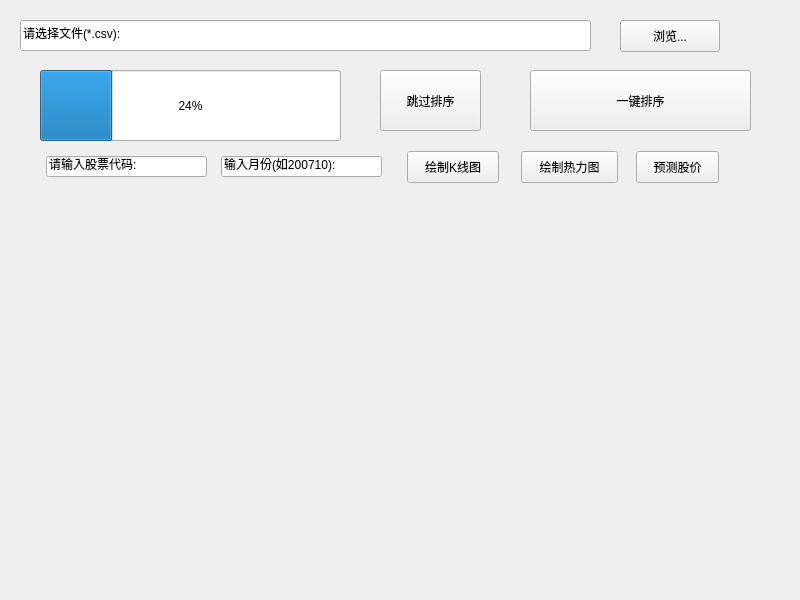
<?xml version="1.0" encoding="UTF-8"?>
<ui version="4.0">
 <class>MainWindow</class>
 <widget class="QMainWindow" name="MainWindow">
  <property name="geometry">
   <rect>
    <x>0</x>
    <y>0</y>
    <width>800</width>
    <height>600</height>
   </rect>
  </property>
  <property name="windowTitle">
   <string>Qt股票分析工具</string>
  </property>
  <property name="styleSheet">
   <string notr="true">MainWindow {
	background-color: rgb(255, 255, 255);
}</string>
  </property>
  <widget class="QWidget" name="centralwidget">
   <widget class="QLineEdit" name="inputPathLine">
    <property name="geometry">
     <rect>
      <x>20</x>
      <y>20</y>
      <width>571</width>
      <height>31</height>
     </rect>
    </property>
    <property name="text">
     <string>请选择文件(*.csv):</string>
    </property>
   </widget>
   <widget class="QPushButton" name="browseButton">
    <property name="geometry">
     <rect>
      <x>620</x>
      <y>20</y>
      <width>100</width>
      <height>32</height>
     </rect>
    </property>
    <property name="text">
     <string>浏览...</string>
    </property>
   </widget>
   <widget class="QPushButton" name="sortButton">
    <property name="geometry">
     <rect>
      <x>530</x>
      <y>70</y>
      <width>221</width>
      <height>61</height>
     </rect>
    </property>
    <property name="text">
     <string>一键排序</string>
    </property>
   </widget>
   <widget class="QProgressBar" name="progressBar">
    <property name="geometry">
     <rect>
      <x>40</x>
      <y>70</y>
      <width>301</width>
      <height>71</height>
     </rect>
    </property>
    <property name="styleSheet">
     <string notr="true"/>
    </property>
    <property name="value">
     <number>24</number>
    </property>
   </widget>
   <widget class="QLineEdit" name="codeLine">
    <property name="geometry">
     <rect>
      <x>46</x>
      <y>156</y>
      <width>161</width>
      <height>21</height>
     </rect>
    </property>
    <property name="text">
     <string>请输入股票代码:</string>
    </property>
   </widget>
   <widget class="QLineEdit" name="timeLine">
    <property name="geometry">
     <rect>
      <x>221</x>
      <y>156</y>
      <width>161</width>
      <height>21</height>
     </rect>
    </property>
    <property name="text">
     <string>输入月份(如200710):</string>
    </property>
   </widget>
   <widget class="QPushButton" name="heatButton">
    <property name="geometry">
     <rect>
      <x>521</x>
      <y>151</y>
      <width>97</width>
      <height>32</height>
     </rect>
    </property>
    <property name="text">
     <string>绘制热力图</string>
    </property>
   </widget>
   <widget class="QPushButton" name="predictButton">
    <property name="geometry">
     <rect>
      <x>636</x>
      <y>151</y>
      <width>83</width>
      <height>32</height>
     </rect>
    </property>
    <property name="text">
     <string>预测股价</string>
    </property>
   </widget>
   <widget class="QPushButton" name="candleButton">
    <property name="geometry">
     <rect>
      <x>407</x>
      <y>151</y>
      <width>92</width>
      <height>32</height>
     </rect>
    </property>
    <property name="styleSheet">
     <string notr="true"/>
    </property>
    <property name="text">
     <string>绘制K线图</string>
    </property>
   </widget>
   <widget class="QCustomPlot" name="custom_plot" native="true">
    <property name="geometry">
     <rect>
      <x>70</x>
      <y>220</y>
      <width>691</width>
      <height>331</height>
     </rect>
    </property>
   </widget>
   <widget class="QPushButton" name="jumpButton">
    <property name="geometry">
     <rect>
      <x>380</x>
      <y>70</y>
      <width>101</width>
      <height>61</height>
     </rect>
    </property>
    <property name="text">
     <string>跳过排序</string>
    </property>
   </widget>
  </widget>
 </widget>
 <customwidgets>
  <customwidget>
   <class>QCustomPlot</class>
   <extends>QWidget</extends>
   <header>qcustomplot.h</header>
   <container>1</container>
  </customwidget>
 </customwidgets>
 <resources/>
 <connections/>
</ui>
